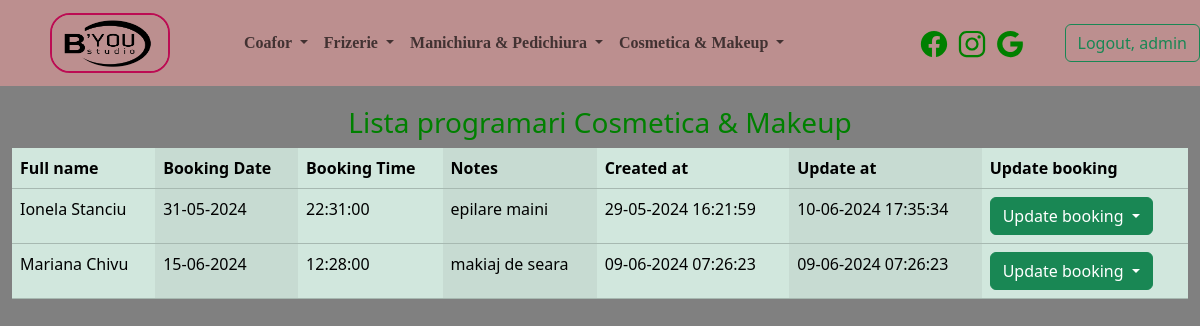
Page /list_cosmetica (signed in) on the earlier database version.
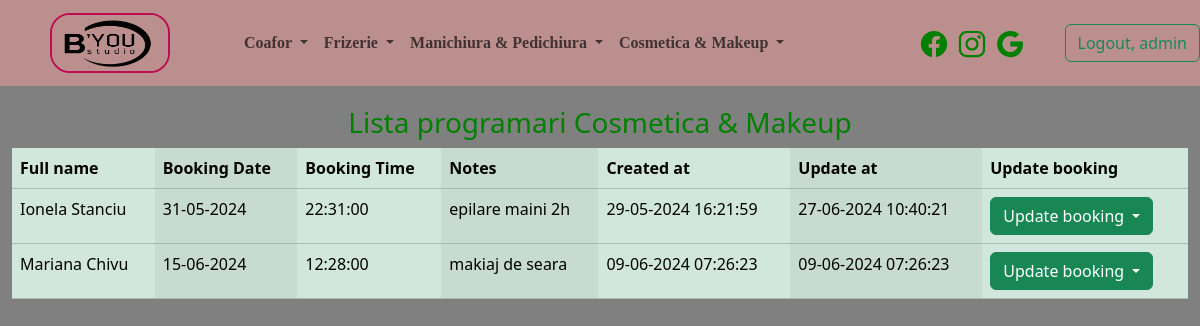
Same page on the later database version.
### cosmetica/models.py (models this page shows, shortened)
class Cosmetica(models.Model):
    full_name = models.CharField(max_length=40)
    booking_date = models.DateField()
    booking_time = models.TimeField()
    notes = models.TextField(max_length=400)
    created_at = models.DateTimeField(auto_now_add=True)
    updated_at = models.DateTimeField(auto_now=True)

### cosmetica/views.py (the view)
# urls.py: path('list_cosmetica', views.CosmeticaListView.as_view(), name='list_cosmetica'),
class CosmeticaListView(LoginRequiredMixin, ListView):
    template_name = 'cosmetica/list_cosmetica.html'
    model = Cosmetica
    context_object_name = 'all_list_cosmetica'

### templates/cosmetica/list_cosmetica.html (shortened to what this page needs)
{% extends 'base.html' %}
{% load static %}
{% block content %}
    <div class="container-fluid backgroond">
        <div class="row">
            <div class="col-sm-12 col-md-12 gy-0">
            <div class="text">
                <h3 class="text-center">Lista programari Cosmetica & Makeup</h3>
            </div>
                <table class="table table-success table-striped-columns">
                    <thead>
                    <tr>
                        <th>Full name</th>
                        <th>Booking Date</th>
                        <th>Booking Time</th>
                        <th>Notes</th>
                        <th>Created at</th>
                        <th>Update at</th>
                        <th>Update booking</th>
                    </tr>
                    </thead>
                    <tbody>
                    {% for list in all_list_cosmetica %}
                        <tr>
                            <td>{{ list.full_name }}</td>
                            <td>{{ list.booking_date|date:"d-m-Y" }}</td>
                            <td>{{ list.booking_time|time:"H:i:s" }}</td>
                            <td>{{ list.notes }}</td>
                            <td>{{ list.created_at|date:"d-m-Y H:i:s" }}</td>
                            <td>{{ list.updated_at|date:"d-m-Y H:i:s" }}</td>
                            <td>
                                <div class="dropdown">
                                    <button class="btn btn-success dropdown-toggle btn_cosmetica" type="button"
                                            data-bs-toggle="dropdown" aria-expanded="false">
                                        Update booking
                                    </button>
                                </div>
                            </td>
                        </tr>
                    {% endfor %}
                    </tbody>
                </table>
            </div>
        </div>
    </div>
{% endblock %}

Differences in the rows shown:
changed Cosmetica "Ionela Stanciu": notes "epilare maini" → "epilare maini 2h"; updated_at "10-06-2024 17:35:34" → "27-06-2024 10:40:21"
